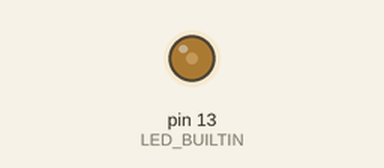
Simulated run of this sketch. Board: Arduino Uno, built with avr-gcc and run on an emulated ATmega328P. On the bench: output pins drawn as LEDs (lit = HIGH).

Above: at 0.1 s.
Timing chart, 0 to 1.6 s (numbered marks = the images above):
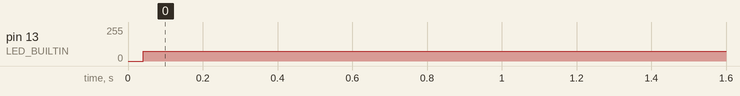

The sketch:

Serial_receive_v2.ino
```cpp
int blinkdelay =0;

void setup(){
    Serial.begin(9600);
    pinMode(LED_BUILTIN,OUTPUT);
}

void loop(){

    switch (Serial.available()){
        char ch = (char) Serial.read();
        default:
            blinkdelay = (ch-'0');
            blinkdelay = 100 * blinkdelay;

    }

    digitalWrite(LED_BUILTIN,HIGH);
    delay(blinkdelay);
    digitalWrite(LED_BUILTIN,LOW);
    delay(blinkdelay);
}
```

Measured:
- by itself, pin 13 (LED_BUILTIN): 0/255 → 73/255 at 0.04 s
